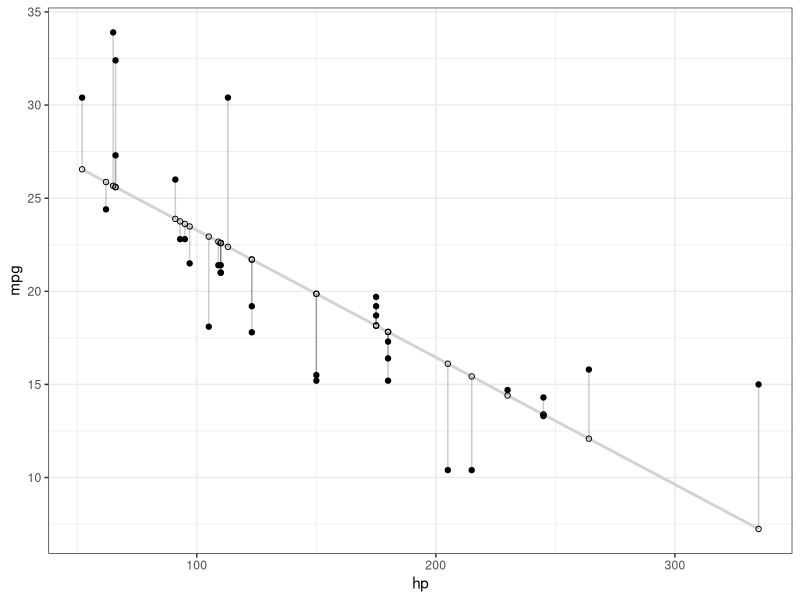

Recreate this plot in R.
## ---- chunk 1
knitr::opts_chunk$set(
  comment = "#>",
  collapse = TRUE,
  message = FALSE,
  warning = FALSE,
  cache = TRUE,
  out.width = "70%",
  fig.align = 'center',
  fig.width = 6,
  fig.asp = 0.618,  # 1 / phi
  fig.show = "hold",
  size = "tiny"
)
## ---- chunk 2
library(tidyverse)
## ---- chunk 3
library(ggplot2)

d <- mtcars
fit <- lm(mpg ~ hp, data = d)

d$predicted <- predict(fit)   # Save the predicted values
d$residuals <- residuals(fit) # Save the residual values

ggplot(d, aes(x = hp, y = mpg)) +
  geom_smooth(method = "lm", se = FALSE, color = "lightgrey") +  # Plot regression slope
  geom_segment(aes(xend = hp, yend = predicted), alpha = .2) +  # alpha to fade lines
  geom_point() +
  geom_point(aes(y = predicted), shape = 1) +
  theme_bw()  # Add theme for cleaner look
